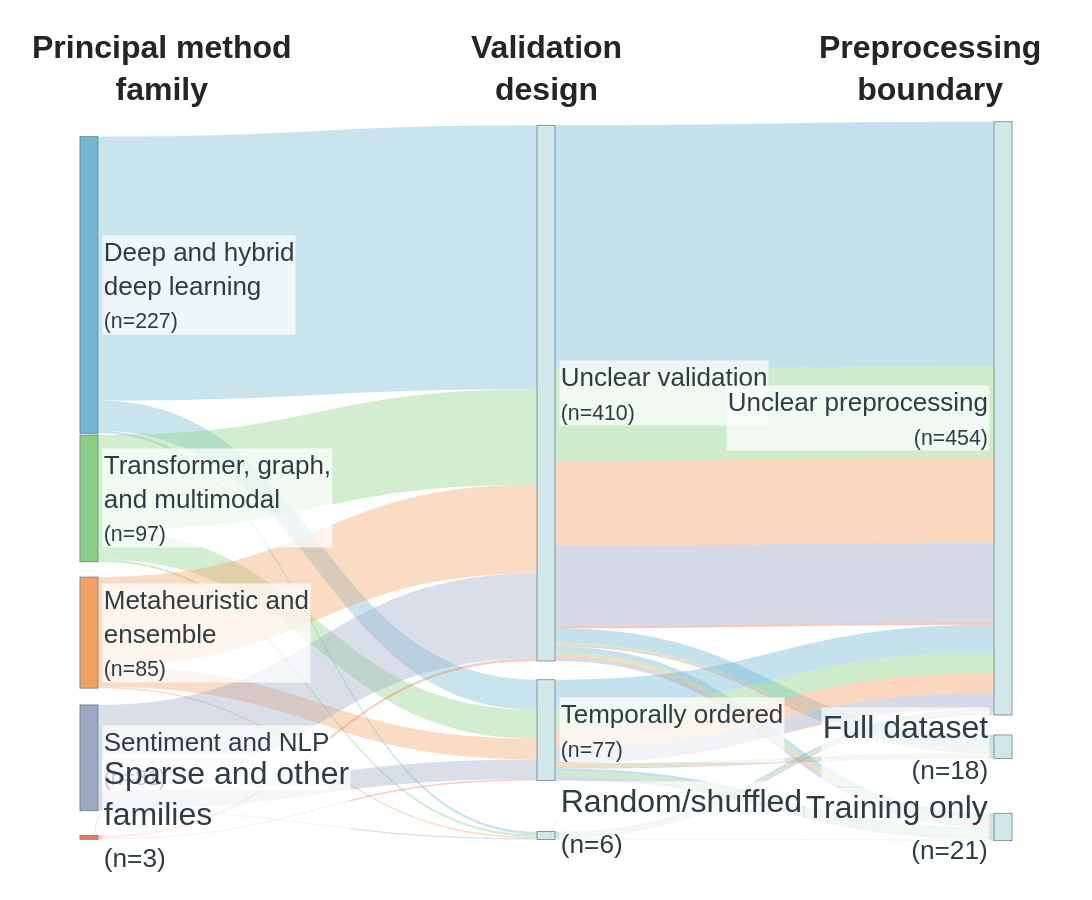

Notebook code cell kept with this figure:
### Code cell
%run "/home/harman/projects/SLR Stock Price Prediction/Stock_Price_Prediction_SLR_ACME/14_Sankey/Figure17_Q1_Complete_Code_CORRECTED.py"

### Figure 1 — Plotly figure (JSON) as saved in the notebook; plotly's stock layout.template omitted (floating-point values rounded to 4 significant figures; data arrays with more than 128 entries replaced by an {"elided": "..."} marker saying what was removed)
{"data": [{"arrangement": "fixed", "domain": {"x": [0.06, 0.94], "y": [0.04, 0.885]}, "link": {"color": ["rgba(117,183,211,0.380)", "rgba(117,183,211,0.380)", "rgba(117,183,211,0.380)", "rgba(139,207,134,0.380)", "rgba(139,207,134,0.380)", "rgba(139,207,134,0.380)", "rgba(242,160,100,0.380)", "rgba(242,160,100,0.380)", "rgba(242,160,100,0.380)", "rgba(157,168,196,0.380)", "rgba(157,168,196,0.380)", "rgba(157,168,196,0.380)", "rgba(233,122,99,0.380)", "rgba(233,122,99,0.380)", "rgba(117,183,211,0.420)", "rgba(117,183,211,0.420)", "rgba(117,183,211,0.420)", "rgba(117,183,211,0.420)", "rgba(117,183,211,0.420)", "rgba(117,183,211,0.420)", "rgba(139,207,134,0.420)", "rgba(139,207,134,0.420)", "rgba(139,207,134,0.420)", "rgba(139,207,134,0.420)", "rgba(139,207,134,0.420)", "rgba(139,207,134,0.420)", "rgba(139,207,134,0.420)", "rgba(139,207,134,0.420)", "rgba(242,160,100,0.420)", "rgba(242,160,100,0.420)", "rgba(242,160,100,0.420)", "rgba(242,160,100,0.420)", "rgba(242,160,100,0.420)", "rgba(242,160,100,0.420)", "rgba(157,168,196,0.420)", "rgba(157,168,196,0.420)", "rgba(157,168,196,0.420)", "rgba(157,168,196,0.420)", "rgba(157,168,196,0.420)", "rgba(157,168,196,0.420)", "rgba(157,168,196,0.420)", "rgba(233,122,99,0.420)", "rgba(233,122,99,0.420)"], "customdata": {"elided": "43x4 mixed values"}, "hovertemplate": "<b>%{customdata[0]}</b> → <b>%{customdata[1]}</b><br>Studies: %{customdata[2]:,}<br>Originating method group: %{customdata[3]}<extra></extra>", "source": [0, 0, 0, 1, 1, 1, 2, 2, 2, 3, 3, 3, 4, 4, 5, 5, 5, 6, 6, 7, 5, 5, 5, 6, 6, 6, 7, 7, 5, 5, 5, 6, 6, 7, 5, 5, 5, 6, 6, 6, 7, 5, 6], "target": [5, 6, 7, 5, 6, 7, 5, 6, 7, 5, 6, 7, 5, 6, 8, 9, 10, 8, 10, 8, 8, 9, 10, 8, 9, 10, 8, 10, 8, 9, 10, 8, 9, 8, 8, 9, 10, 8, 9, 10, 8, 8, 8], "value": [202, 23, 2, 73, 22, 2, 68, 16, 1, 65, 15, 1, 2, 1, 187, 11, 4, 21, 2, 2, 70, 1, 2, 16, 2, 4, 1, 1, 65, 1, 2, 15, 1, 1, 61, 1, 3, 11, 1, 3, 1, 2, 1]}, "node": {"color": ["#75B7D3", "#8BCF86", "#F2A064", "#9DA8C4", "#E97A63", "#D2E7EA", "#D2E7EA", "#D2E7EA", "#D2E7EA", "#D2E7EA", "#D2E7EA"], "customdata": [["Deep and hybrid deep learning", "Principal method family", 227], ["Transformer, graph, and multimodal", "Principal method family", 97], ["Metaheuristic and ensemble", "Principal method family", 85], ["Sentiment and NLP", "Principal method family", 81], ["Sparse and other families", "Principal method family", 3], ["Unclear validation", "Validation design", 410], ["Temporally ordered", "Validation design", 77], ["Random or shuffled", "Validation design", 6], ["Unclear preprocessing", "Preprocessing boundary", 454], ["Full dataset", "Preprocessing boundary", 18], ["Training only", "Preprocessing boundary", 21]], "hovertemplate": "<b>%{customdata[0]}</b><br>Stage: %{customdata[1]}<br>Studies: %{customdata[2]:,}<extra></extra>", "label": ["", "", "", "", "", "", "", "", "", "", ""], "line": {"color": "#607D85", "width": 0.75}, "pad": 20, "thickness": 18, "x": [0.02, 0.02, 0.02, 0.02, 0.02, 0.5, 0.5, 0.5, 0.98, 0.98, 0.98], "y": [0.205, 0.4997, 0.685, 0.8579, 0.9677, 0.3543, 0.8196, 0.9653, 0.3891, 0.8425, 0.9534]}, "orientation": "h", "type": "sankey", "valueformat": ".0f"}], "layout": {"annotations": [{"align": "center", "font": {"color": "#252525", "family": "Arial", "size": 32}, "showarrow": false, "text": "<b>Principal method<br>family</b>", "x": 0.145, "xanchor": "center", "xref": "paper", "y": 0.965, "yanchor": "middle", "yref": "paper"}, {"align": "center", "font": {"color": "#252525", "family": "Arial", "size": 32}, "showarrow": false, "text": "<b>Validation<br>design</b>", "x": 0.5, "xanchor": "center", "xref": "paper", "y": 0.965, "yanchor": "middle", "yref": "paper"}, {"align": "center", "font": {"color": "#252525", "family": "Arial", "size": 32}, "showarrow": false, "text": "<b>Preprocessing<br>boundary</b>", "x": 0.855, "xanchor": "center", "xref": "paper", "y": 0.965, "yanchor": "middle", "yref": "paper"}, {"align": "left", "bgcolor": "rgba(255,255,255,0.720)", "bordercolor": "rgba(255,255,255,0)", "borderpad": 0.75, "font": {"color": "#2F3D43", "family": "Arial", "size": 26}, "showarrow": false, "text": "Deep and hybrid<br>deep learning<br><span style='font-size:82%'>(n=227)</span>", "x": 0.0896, "xanchor": "left", "xref": "paper", "y": 0.7118, "yanchor": "middle", "yref": "paper"}, {"align": "left", "bgcolor": "rgba(255,255,255,0.720)", "bordercolor": "rgba(255,255,255,0)", "borderpad": 0.75, "font": {"color": "#2F3D43", "family": "Arial", "size": 26}, "showarrow": false, "text": "Transformer, graph,<br>and multimodal<br><span style='font-size:82%'>(n=97)</span>", "x": 0.0896, "xanchor": "left", "xref": "paper", "y": 0.4627, "yanchor": "middle", "yref": "paper"}, {"align": "left", "bgcolor": "rgba(255,255,255,0.720)", "bordercolor": "rgba(255,255,255,0)", "borderpad": 0.75, "font": {"color": "#2F3D43", "family": "Arial", "size": 26}, "showarrow": false, "text": "Metaheuristic and<br>ensemble<br><span style='font-size:82%'>(n=85)</span>", "x": 0.0896, "xanchor": "left", "xref": "paper", "y": 0.3062, "yanchor": "middle", "yref": "paper"}, {"align": "left", "bgcolor": "rgba(255,255,255,0.720)", "bordercolor": "rgba(255,255,255,0)", "borderpad": 0.75, "font": {"color": "#2F3D43", "family": "Arial", "size": 26}, "showarrow": false, "text": "Sentiment and NLP<br><span style='font-size:82%'>(n=81)</span>", "x": 0.0896, "xanchor": "left", "xref": "paper", "y": 0.16, "yanchor": "middle", "yref": "paper"}, {"align": "left", "bgcolor": "rgba(255,255,255,0.720)", "bordercolor": "rgba(255,255,255,0)", "borderpad": 0.75, "font": {"color": "#2F3D43", "family": "Arial", "size": 32}, "showarrow": false, "text": "Sparse and other<br>families<br><span style='font-size:82%'>(n=3)</span>", "x": 0.0896, "xanchor": "left", "xref": "paper", "y": 0.09492, "yanchor": "middle", "yref": "paper"}, {"align": "left", "bgcolor": "rgba(255,255,255,0.720)", "bordercolor": "rgba(255,255,255,0)", "borderpad": 0.75, "font": {"color": "#2F3D43", "family": "Arial", "size": 26}, "showarrow": false, "text": "Unclear validation<br><span style='font-size:82%'>(n=410)</span>", "x": 0.512, "xanchor": "left", "xref": "paper", "y": 0.5856, "yanchor": "middle", "yref": "paper"}, {"align": "left", "bgcolor": "rgba(255,255,255,0.720)", "bordercolor": "rgba(255,255,255,0)", "borderpad": 0.75, "font": {"color": "#2F3D43", "family": "Arial", "size": 26}, "showarrow": false, "text": "Temporally ordered<br><span style='font-size:82%'>(n=77)</span>", "x": 0.512, "xanchor": "left", "xref": "paper", "y": 0.1924, "yanchor": "middle", "yref": "paper"}, {"align": "left", "bgcolor": "rgba(255,255,255,0.720)", "bordercolor": "rgba(255,255,255,0)", "borderpad": 0.75, "font": {"color": "#2F3D43", "family": "Arial", "size": 32}, "showarrow": false, "text": "Random/shuffled<br><span style='font-size:82%'>(n=6)</span>", "x": 0.512, "xanchor": "left", "xref": "paper", "y": 0.08648, "yanchor": "middle", "yref": "paper"}, {"align": "right", "bgcolor": "rgba(255,255,255,0.720)", "bordercolor": "rgba(255,255,255,0)", "borderpad": 0.75, "font": {"color": "#2F3D43", "family": "Arial", "size": 26}, "showarrow": false, "text": "Unclear preprocessing<br><span style='font-size:82%'>(n=454)</span>", "x": 0.9104, "xanchor": "right", "xref": "paper", "y": 0.5562, "yanchor": "middle", "yref": "paper"}, {"align": "right", "bgcolor": "rgba(255,255,255,0.720)", "bordercolor": "rgba(255,255,255,0)", "borderpad": 0.75, "font": {"color": "#2F3D43", "family": "Arial", "size": 32}, "showarrow": false, "text": "Full dataset<br><span style='font-size:82%'>(n=18)</span>", "x": 0.9104, "xanchor": "right", "xref": "paper", "y": 0.1731, "yanchor": "middle", "yref": "paper"}, {"align": "right", "bgcolor": "rgba(255,255,255,0.720)", "bordercolor": "rgba(255,255,255,0)", "borderpad": 0.75, "font": {"color": "#2F3D43", "family": "Arial", "size": 32}, "showarrow": false, "text": "Training only<br><span style='font-size:82%'>(n=21)</span>", "x": 0.9104, "xanchor": "right", "xref": "paper", "y": 0.07939, "yanchor": "middle", "yref": "paper"}], "font": {"color": "#2F3D43", "family": "Arial", "size": 26}, "height": 900, "margin": {"b": 5, "l": 5, "r": 5, "t": 38}, "paper_bgcolor": "white", "plot_bgcolor": "white", "shapes": [{"layer": "above", "line": {"color": "rgba(70,70,70,0.240)", "width": 0.55}, "type": "line", "x0": 0.0816, "x1": 0.0866, "xref": "paper", "y0": 0.0673, "y1": 0.09492, "yref": "paper"}, {"layer": "above", "line": {"color": "rgba(70,70,70,0.240)", "width": 0.55}, "type": "line", "x0": 0.504, "x1": 0.509, "xref": "paper", "y0": 0.06936, "y1": 0.08648, "yref": "paper"}], "width": 1600}}
